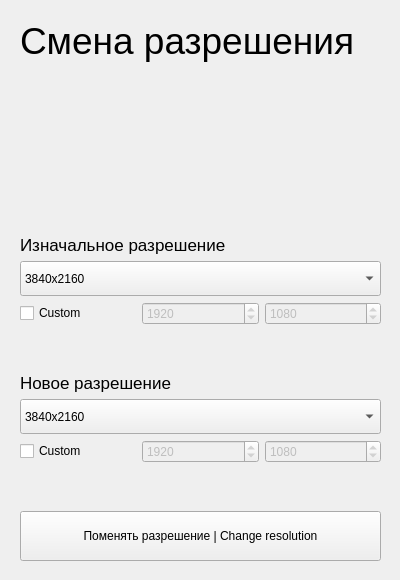
<?xml version="1.0" encoding="UTF-8"?>
<ui version="4.0">
 <class>Form</class>
 <widget class="QWidget" name="Form">
  <property name="geometry">
   <rect>
    <x>0</x>
    <y>0</y>
    <width>400</width>
    <height>580</height>
   </rect>
  </property>
  <property name="sizePolicy">
   <sizepolicy hsizetype="Fixed" vsizetype="Fixed">
    <horstretch>0</horstretch>
    <verstretch>0</verstretch>
   </sizepolicy>
  </property>
  <property name="minimumSize">
   <size>
    <width>400</width>
    <height>580</height>
   </size>
  </property>
  <property name="windowTitle">
   <string>Form</string>
  </property>
  <widget class="QWidget" name="verticalLayoutWidget">
   <property name="geometry">
    <rect>
     <x>20</x>
     <y>20</y>
     <width>361</width>
     <height>541</height>
    </rect>
   </property>
   <layout class="QVBoxLayout" name="verticalLayout">
    <item>
     <widget class="QLabel" name="label">
      <property name="font">
       <font>
        <pointsize>28</pointsize>
       </font>
      </property>
      <property name="text">
       <string>Смена разрешения</string>
      </property>
     </widget>
    </item>
    <item>
     <spacer name="verticalSpacer_4">
      <property name="orientation">
       <enum>Qt::Vertical</enum>
      </property>
      <property name="sizeHint" stdset="0">
       <size>
        <width>20</width>
        <height>40</height>
       </size>
      </property>
     </spacer>
    </item>
    <item>
     <spacer name="verticalSpacer_3">
      <property name="orientation">
       <enum>Qt::Vertical</enum>
      </property>
      <property name="sizeHint" stdset="0">
       <size>
        <width>20</width>
        <height>40</height>
       </size>
      </property>
     </spacer>
    </item>
    <item>
     <spacer name="verticalSpacer_6">
      <property name="orientation">
       <enum>Qt::Vertical</enum>
      </property>
      <property name="sizeHint" stdset="0">
       <size>
        <width>20</width>
        <height>40</height>
       </size>
      </property>
     </spacer>
    </item>
    <item>
     <spacer name="verticalSpacer">
      <property name="orientation">
       <enum>Qt::Vertical</enum>
      </property>
      <property name="sizeHint" stdset="0">
       <size>
        <width>20</width>
        <height>40</height>
       </size>
      </property>
     </spacer>
    </item>
    <item>
     <widget class="QLabel" name="original_res_label">
      <property name="font">
       <font>
        <pointsize>13</pointsize>
       </font>
      </property>
      <property name="text">
       <string>Изначальное разрешение</string>
      </property>
     </widget>
    </item>
    <item>
     <widget class="QComboBox" name="input_select">
      <property name="minimumSize">
       <size>
        <width>0</width>
        <height>35</height>
       </size>
      </property>
      <item>
       <property name="text">
        <string>3840x2160</string>
       </property>
      </item>
      <item>
       <property name="text">
        <string>2560x1440</string>
       </property>
      </item>
      <item>
       <property name="text">
        <string>1920x1080</string>
       </property>
      </item>
      <item>
       <property name="text">
        <string>1280x720</string>
       </property>
      </item>
     </widget>
    </item>
    <item>
     <layout class="QHBoxLayout" name="horizontalLayout">
      <item>
       <widget class="QCheckBox" name="custom_input_check">
        <property name="text">
         <string>Custom</string>
        </property>
       </widget>
      </item>
      <item>
       <widget class="QSpinBox" name="custom_input_width">
        <property name="enabled">
         <bool>false</bool>
        </property>
        <property name="readOnly">
         <bool>false</bool>
        </property>
        <property name="minimum">
         <number>300</number>
        </property>
        <property name="maximum">
         <number>5000</number>
        </property>
        <property name="singleStep">
         <number>100</number>
        </property>
        <property name="value">
         <number>1920</number>
        </property>
       </widget>
      </item>
      <item>
       <widget class="QSpinBox" name="custom_input_height">
        <property name="enabled">
         <bool>false</bool>
        </property>
        <property name="readOnly">
         <bool>false</bool>
        </property>
        <property name="minimum">
         <number>300</number>
        </property>
        <property name="maximum">
         <number>5000</number>
        </property>
        <property name="singleStep">
         <number>100</number>
        </property>
        <property name="value">
         <number>1080</number>
        </property>
       </widget>
      </item>
     </layout>
    </item>
    <item>
     <spacer name="verticalSpacer_2">
      <property name="orientation">
       <enum>Qt::Vertical</enum>
      </property>
      <property name="sizeHint" stdset="0">
       <size>
        <width>20</width>
        <height>40</height>
       </size>
      </property>
     </spacer>
    </item>
    <item>
     <widget class="QLabel" name="original_res_label_2">
      <property name="font">
       <font>
        <pointsize>13</pointsize>
       </font>
      </property>
      <property name="text">
       <string>Новое разрешение</string>
      </property>
     </widget>
    </item>
    <item>
     <widget class="QComboBox" name="output_select">
      <property name="minimumSize">
       <size>
        <width>0</width>
        <height>35</height>
       </size>
      </property>
      <property name="editable">
       <bool>false</bool>
      </property>
      <item>
       <property name="text">
        <string>3840x2160</string>
       </property>
      </item>
      <item>
       <property name="text">
        <string>2560x1440</string>
       </property>
      </item>
      <item>
       <property name="text">
        <string>1920x1080</string>
       </property>
      </item>
      <item>
       <property name="text">
        <string>1280x720</string>
       </property>
      </item>
     </widget>
    </item>
    <item>
     <layout class="QHBoxLayout" name="horizontalLayout_2">
      <item>
       <widget class="QCheckBox" name="custom_output_check">
        <property name="text">
         <string>Custom</string>
        </property>
       </widget>
      </item>
      <item>
       <widget class="QSpinBox" name="custom_output_width">
        <property name="enabled">
         <bool>false</bool>
        </property>
        <property name="readOnly">
         <bool>false</bool>
        </property>
        <property name="minimum">
         <number>300</number>
        </property>
        <property name="maximum">
         <number>5000</number>
        </property>
        <property name="singleStep">
         <number>100</number>
        </property>
        <property name="value">
         <number>1920</number>
        </property>
       </widget>
      </item>
      <item>
       <widget class="QSpinBox" name="custom_output_height">
        <property name="enabled">
         <bool>false</bool>
        </property>
        <property name="readOnly">
         <bool>false</bool>
        </property>
        <property name="minimum">
         <number>300</number>
        </property>
        <property name="maximum">
         <number>5000</number>
        </property>
        <property name="singleStep">
         <number>100</number>
        </property>
        <property name="value">
         <number>1080</number>
        </property>
       </widget>
      </item>
     </layout>
    </item>
    <item>
     <spacer name="verticalSpacer_5">
      <property name="orientation">
       <enum>Qt::Vertical</enum>
      </property>
      <property name="sizeHint" stdset="0">
       <size>
        <width>20</width>
        <height>40</height>
       </size>
      </property>
     </spacer>
    </item>
    <item>
     <widget class="QPushButton" name="change_res_btn">
      <property name="minimumSize">
       <size>
        <width>0</width>
        <height>50</height>
       </size>
      </property>
      <property name="cursor">
       <cursorShape>PointingHandCursor</cursorShape>
      </property>
      <property name="text">
       <string>Поменять разрешение | Change resolution</string>
      </property>
     </widget>
    </item>
   </layout>
  </widget>
 </widget>
 <resources/>
 <connections/>
</ui>
